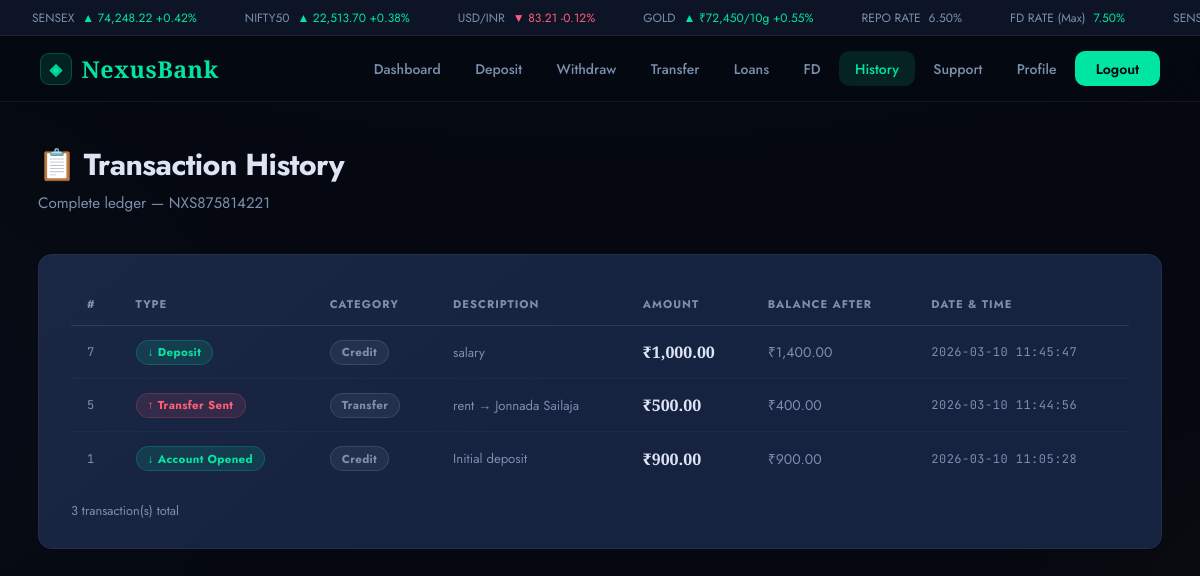
The page /transactions (signed in) on the database its author committed.
### tables this page shows
CREATE TABLE users (
        id           INTEGER PRIMARY KEY AUTOINCREMENT,
        account_no   TEXT UNIQUE NOT NULL,
        name         TEXT NOT NULL,
        email        TEXT UNIQUE NOT NULL,
        phone        TEXT NOT NULL,
        dob          TEXT,
        address      TEXT,
        pin_hash     TEXT NOT NULL,
        account_type TEXT DEFAULT 'Savings',
        balance      REAL DEFAULT 0,
        status       TEXT DEFAULT 'Active',
        kyc_verified INTEGER DEFAULT 0,
        created_at   TEXT NOT NULL
    );

CREATE TABLE transactions (
        id            INTEGER PRIMARY KEY AUTOINCREMENT,
        account_no    TEXT NOT NULL,
        type          TEXT NOT NULL,
        amount        REAL NOT NULL,
        balance_after REAL NOT NULL,
        description   TEXT,
        ref_account   TEXT,
        category      TEXT DEFAULT 'General',
        timestamp     TEXT NOT NULL,
        FOREIGN KEY (account_no) REFERENCES users(account_no)
    );

### app.py (the view)
@app.route("/transactions")
@login_required
def transactions():
    db   = get_db()
    u    = db.execute("SELECT * FROM users WHERE account_no=?", (session["acc"],)).fetchone()
    txns = db.execute("SELECT * FROM transactions WHERE account_no=? ORDER BY id DESC", (session["acc"],)).fetchall()
    db.close()
    return render_template("transactions.html", txns=txns, u=u)

### app.py (called while the page is built)
def get_db():
    conn = sqlite3.connect(DB)
    conn.row_factory = sqlite3.Row
    return conn

def login_required(f):
    @wraps(f)
    def dec(*a, **k):
        if "acc" not in session:
            flash("Please login first.", "warning")
            return redirect(url_for("login"))
        return f(*a, **k)
    return dec

### templates/transactions.html (shortened to what this page needs)
{% extends "base.html" %}
{% block content %}
<div class="section-title">📋 Transaction History</div>
<p class="section-sub">Complete ledger — {{ u.account_no }}</p>
<div class="card">
  {% if txns %}
  <div class="tbl-wrap">
    <table>
      <thead><tr><th>#</th><th>Type</th><th>Category</th><th>Description</th><th>Amount</th><th>Balance After</th><th>Date & Time</th></tr></thead>
      <tbody>
        {% for t in txns %}
        <tr>
          <td class="muted mono" style="font-size:.75rem">{{ t.id }}</td>
          <td>
            {% if 'Deposit' in t.type or 'Received' in t.type or 'Opened' in t.type or 'Disbursed' in t.type %}
              <span class="badge b-green">↓ {{ t.type }}</span>
            {% elif 'Withdrawal' in t.type or 'Sent' in t.type or 'EMI' in t.type or 'FD Created' in t.type %}
              <span class="badge b-red">↑ {{ t.type }}</span>
            {% else %}
              <span class="badge b-sky">⇄ {{ t.type }}</span>
            {% endif %}
          </td>
          <td><span class="badge b-gray">{{ t.category or '—' }}</span></td>
          <td class="muted" style="font-size:.82rem;max-width:160px;overflow:hidden;text-overflow:ellipsis;white-space:nowrap">{{ t.description or '—' }}</td>
          <td style="font-weight:600;font-family:'Cormorant Garamond',serif;font-size:1rem">₹{{ "{:,.2f}".format(t.amount) }}</td>
          <td class="muted">₹{{ "{:,.2f}".format(t.balance_after) }}</td>
          <td class="muted mono" style="font-size:.75rem;white-space:nowrap">{{ t.timestamp }}</td>
        </tr>
        {% endfor %}
      </tbody>
    </table>
  </div>
  <p class="muted mt" style="font-size:.8rem">{{ txns|length }} transaction(s) total</p>
  {% else %}
  <div class="tc" style="padding:3rem"><div style="font-size:2.5rem;opacity:.2;margin-bottom:1rem">📭</div><p class="muted">No transactions yet.</p></div>
  {% endif %}
</div>
{% endblock %}

### static/css/style.css (style rules this page uses)
:root { --void: #050810; --deep: #080e1c; --base: #0c1425; --raised: #111e35; --card: #152240; --lift: #1a2a4d; --rim: rgba(255,255,255,.06); --rim2: rgba(255,255,255,.11); --emerald: #00e5a0; --emerald-dim: rgba(0,229,160,.12); --emerald-glow: rgba(0,229,160,.25); --amber: #f5a623; --amber-dim: rgba(245,166,35,.1); --rose: #ff5c7a; --rose-dim: rgba(255,92,122,.12); --sky: #4db8ff; --sky-dim: rgba(77,184,255,.1); --ink: #dde5f4; --fog: #7b8fad; --r: 14px; --r-sm: 10px; --r-lg: 20px; }
*, *::before, *::after { box-sizing: border-box; margin: 0; padding: 0; }
html { scroll-behavior: smooth; }
body { font-family: 'Jost', sans-serif; background: var(--void); color: var(--ink); min-height: 100vh; background-image: radial-gradient(ellipse 100% 60% at 50% -20%, rgba(0,229,160,.04) 0%, transparent 70%), radial-gradient(ellipse 60% 80% at -10% 50%, rgba(77,184,255,.03) 0%, transparent 60%), radial-gradient(ellipse 50% 60% at 110% 80%, rgba(245,166,35,.03) 0%, transparent 60%); background-attachment: fixed; }
code, kbd, .mono { font-family: 'JetBrains Mono', monospace; letter-spacing: .04em; }
.card { background: var(--card); border: 1px solid var(--rim); border-radius: var(--r); padding: 1.75rem 2rem; position: relative; overflow: hidden; }
.card::before { content: ''; position: absolute; inset: 0; pointer-events: none; background: linear-gradient(140deg, rgba(255,255,255,.025) 0%, transparent 50%); }
.section-title { font-size: 1.9rem; font-weight: 700; letter-spacing: -.02em; margin-bottom: .4rem; }
.section-sub { color: var(--fog); font-size: .95rem; margin-bottom: 2.5rem; }
.tbl-wrap { overflow-x: auto; border-radius: var(--r-sm); }
table { width: 100%; border-collapse: collapse; font-size: .875rem; }
thead { border-bottom: 1px solid var(--rim2); }
th { padding: .8rem 1rem; text-align: left; font-size: .7rem; font-weight: 700; letter-spacing: .09em; text-transform: uppercase; color: var(--fog); white-space: nowrap; }
td { padding: .85rem 1rem; border-bottom: 1px solid rgba(255,255,255,.03); vertical-align: middle; }
tr:last-child td { border-bottom: none; }
tbody tr { transition: background .15s; }
.badge { display: inline-flex; align-items: center; gap: .3rem; padding: .22rem .7rem; border-radius: 20px; font-size: .72rem; font-weight: 700; letter-spacing: .03em; white-space: nowrap; }
.b-green { background: rgba(0,229,160,.12); color: var(--emerald); border: 1px solid rgba(0,229,160,.2); }
.b-red { background: var(--rose-dim); color: var(--rose); border: 1px solid rgba(255,92,122,.2); }
.b-gray { background: var(--rim); color: var(--fog); border: 1px solid var(--rim2); }
.mt { margin-top: 1rem; }
.muted { color: var(--fog); }

### rows shown on the page
users: account_no "NXS875814221"
transactions: id "7", type "Deposit", category "Credit", description "salary", amount "1,000.00", balance_after "1,400.00", timestamp "2026-03-10 11:45:47"
transactions: id "5", type "Transfer Sent", category "Transfer", description "rent → Jonnada Sailaja", amount "500.00", balance_after "400.00", timestamp "2026-03-10 11:44:56"
transactions: id "1", type "Account Opened", category "Credit", description "Initial deposit", amount "900.00", balance_after "900.00", timestamp "2026-03-10 11:05:28"

### other values the page prints
{{ txns|length }} "3"
